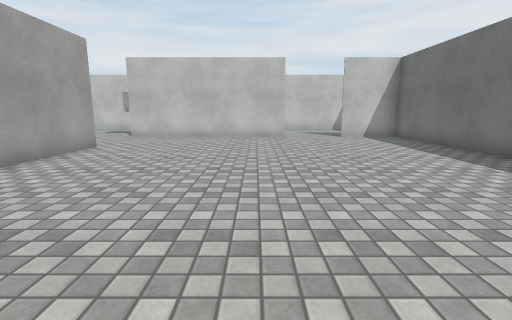
View 1 (above)

16 first-person views from a walk through a 3-D level made in the Unity game engine. The camera is 1.2 m above the floor, tilts 10° down and sees 85° across. The floor is counted in squares, 1 m on a side. Each view is taken from the middle of a square. On the plan, view 1 faces up. The plan holds only what a view shows up to about 13 squares ahead; the rest is blank. The player character is not drawn. Surface patterns are stand-ins for the level's own textures.

View 2
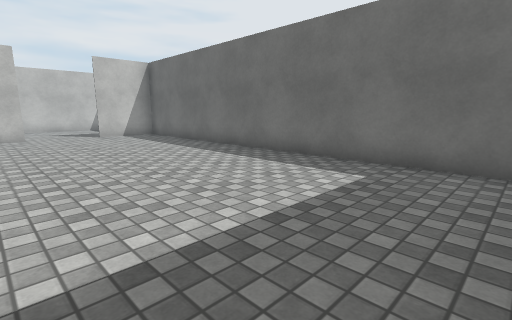

View 3
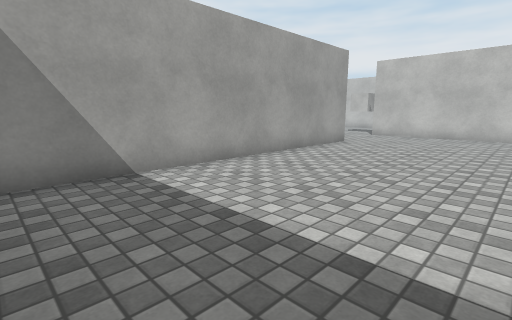

View 4
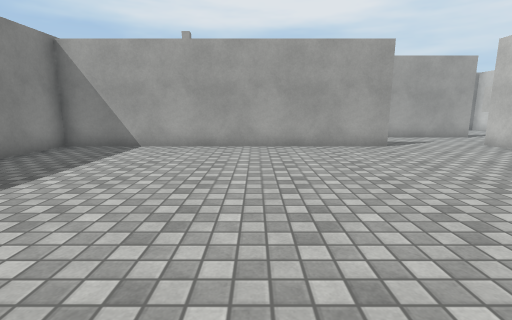

View 5
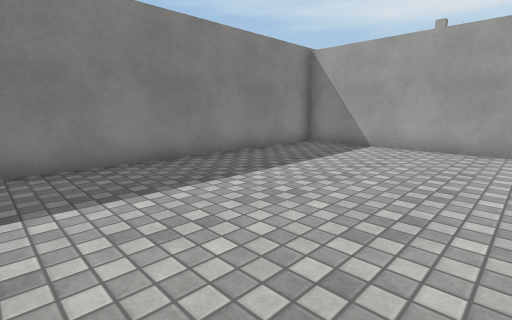

View 6
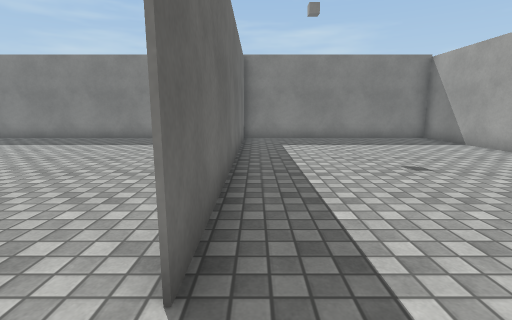

View 7
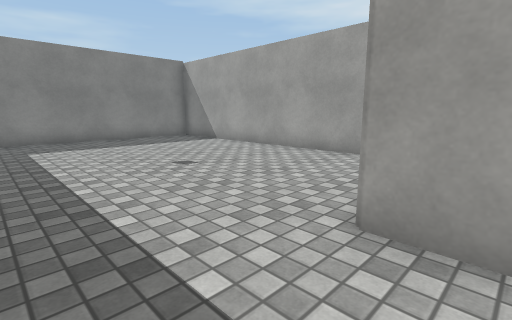

View 8
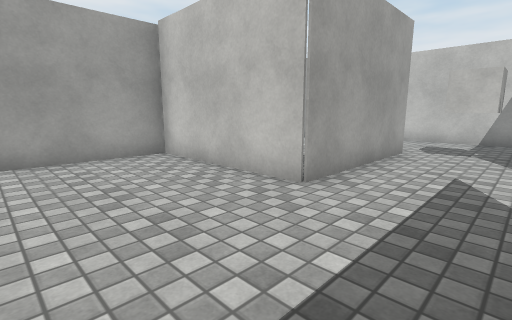

View 9
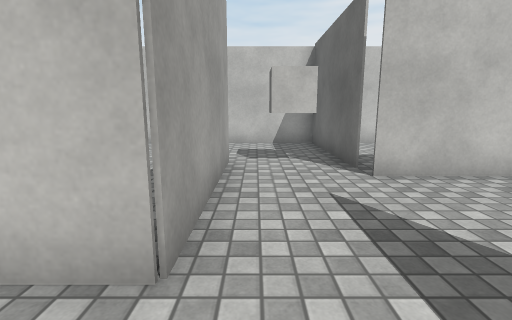

View 10
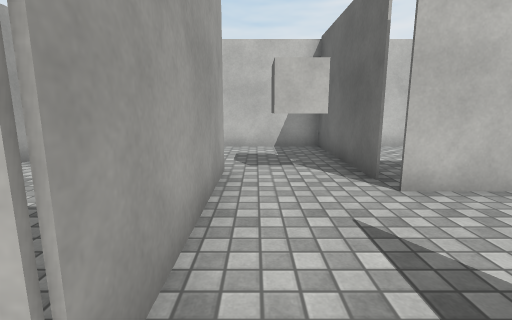

View 11
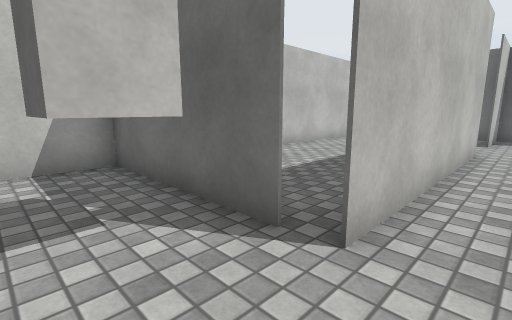

View 12
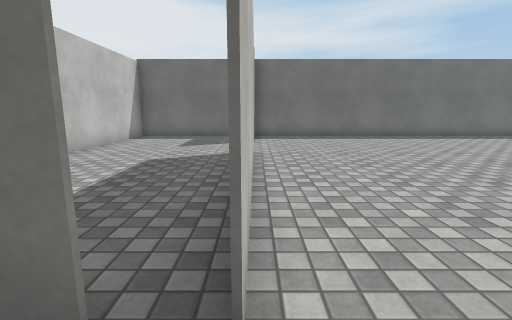

View 13
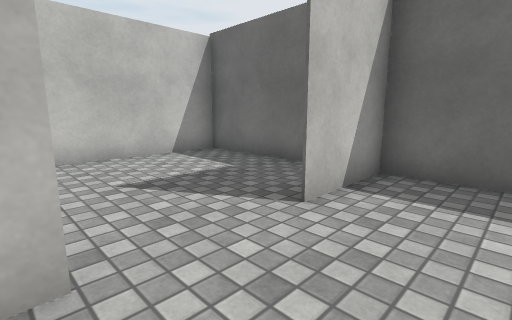

View 14
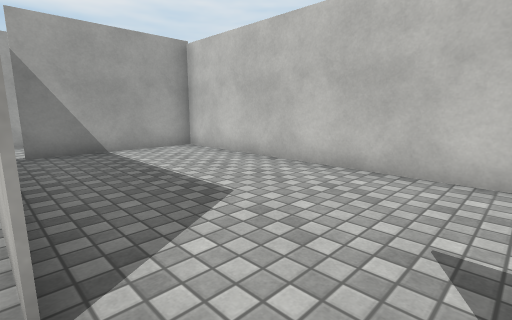

View 15
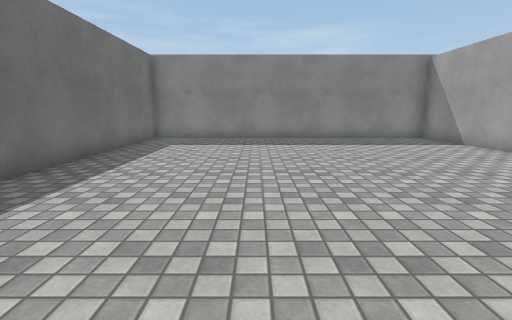

View 16
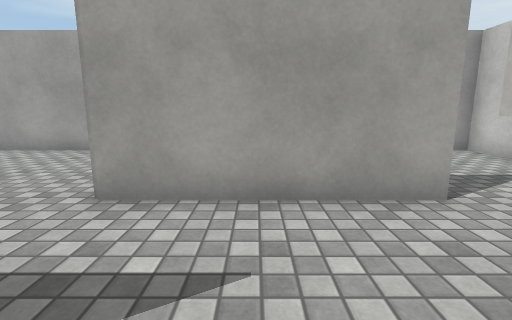

### Floor plan
Ten units are one square. View 1 is at (0, 0); x grows to the right and y downward. Boxes are objects, and circles mark ways between rooms. Rooms are numbered by the first view taken in them; rooms with no view inside come last. Other rooms are left out.
<svg viewBox="-140 -190 210 210">
<path fill="none" stroke="#000" d="M-55 -85 -55 -95M-54 -95 -54 15M14 -131 -59 -131M-50 15 65 15 65 -130M65 -131 39 -131M-59 -138 -59 -185 -84 -185M-86 -146 -86 -98M-86 -98 -135 -98 -135 15 -50 15M-55 8 -55 -85M65 -130 65 -185 -59 -185M-58 -185 -58 -138"/>
<rect x="-85" y="-155" width="20" height="20" fill="#bbb"><title>other object</title></rect>
<circle cx="-70" cy="-93" r="3" fill="#2a7"/>
<circle cx="25" cy="-130" r="3" fill="#2a7"/>
<text x="0" y="-60">1</text>
<text x="-100" y="-40">2</text>
<text x="10" y="-160">3</text>
</svg>
Room 1 opens to room 2. Room 1 opens to room 3.

Where each view was taken, in squares from view 1:
view 1: 0 up, 0 right, facing up
view 2: 1 down, 0 right, facing up-right
view 3: 1 down, 0 right, facing up-left
view 4: 5 up, 4 right, facing left
view 5: 5 up, 4 right, facing down-left
view 6: 11 up, 6 left, facing down
view 7: 11 up, 6 left, facing down-left
view 8: 6 up, 6 left, facing up-left
view 9: 8 up, 8 left, facing up
view 10: 9 up, 8 left, facing up
view 11: 12 up, 8 left, facing up-right
view 12: 13 up, 7 left, facing right
view 13: 11 up, 1 right, facing up-right
view 14: 13 up, 3 right, facing up-left
view 15: 11 up, 2 right, facing down
view 16: 12 up, 5 left, facing left
